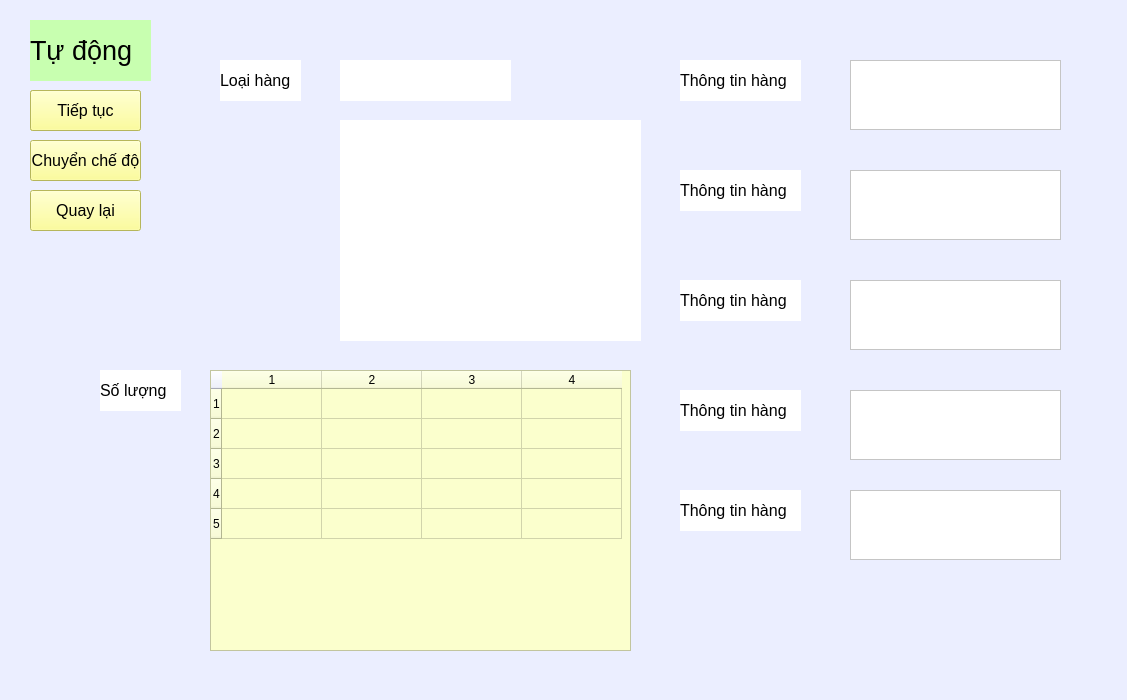
<?xml version="1.0" encoding="UTF-8"?>
<ui version="4.0">
 <class>Form</class>
 <widget class="QWidget" name="Form">
  <property name="geometry">
   <rect>
    <x>0</x>
    <y>0</y>
    <width>1127</width>
    <height>700</height>
   </rect>
  </property>
  <property name="windowTitle">
   <string>Form</string>
  </property>
  <property name="styleSheet">
   <string notr="true">background-color:rgb(235, 238, 255)</string>
  </property>
  <widget class="QLabel" name="lbl_auw_02">
   <property name="geometry">
    <rect>
     <x>220</x>
     <y>60</y>
     <width>81</width>
     <height>41</height>
    </rect>
   </property>
   <property name="font">
    <font>
     <pointsize>12</pointsize>
    </font>
   </property>
   <property name="styleSheet">
    <string notr="true">background-color:#fff;</string>
   </property>
   <property name="text">
    <string>Loại hàng</string>
   </property>
  </widget>
  <widget class="QLabel" name="lbl_auw_03">
   <property name="geometry">
    <rect>
     <x>340</x>
     <y>60</y>
     <width>171</width>
     <height>41</height>
    </rect>
   </property>
   <property name="font">
    <font>
     <pointsize>12</pointsize>
    </font>
   </property>
   <property name="styleSheet">
    <string notr="true">background-color:#fff;</string>
   </property>
   <property name="text">
    <string/>
   </property>
  </widget>
  <widget class="QPushButton" name="btn_auw_stop">
   <property name="geometry">
    <rect>
     <x>30</x>
     <y>90</y>
     <width>111</width>
     <height>41</height>
    </rect>
   </property>
   <property name="font">
    <font>
     <pointsize>12</pointsize>
    </font>
   </property>
   <property name="styleSheet">
    <string notr="true">background-color:rgb(255, 255, 127);</string>
   </property>
   <property name="text">
    <string>Tạm dừng</string>
   </property>
  </widget>
  <widget class="QPushButton" name="btn_auw_back">
   <property name="geometry">
    <rect>
     <x>30</x>
     <y>190</y>
     <width>111</width>
     <height>41</height>
    </rect>
   </property>
   <property name="font">
    <font>
     <pointsize>12</pointsize>
    </font>
   </property>
   <property name="styleSheet">
    <string notr="true">background-color:rgb(255, 255, 127);</string>
   </property>
   <property name="text">
    <string>Quay lại</string>
   </property>
  </widget>
  <widget class="QPushButton" name="btn_auw_change">
   <property name="geometry">
    <rect>
     <x>30</x>
     <y>140</y>
     <width>111</width>
     <height>41</height>
    </rect>
   </property>
   <property name="font">
    <font>
     <pointsize>12</pointsize>
    </font>
   </property>
   <property name="styleSheet">
    <string notr="true">background-color:rgb(255, 255, 127);</string>
   </property>
   <property name="text">
    <string>Chuyển chế độ</string>
   </property>
  </widget>
  <widget class="QLabel" name="lbl_auw3">
   <property name="geometry">
    <rect>
     <x>100</x>
     <y>370</y>
     <width>81</width>
     <height>41</height>
    </rect>
   </property>
   <property name="font">
    <font>
     <pointsize>12</pointsize>
    </font>
   </property>
   <property name="styleSheet">
    <string notr="true">background-color:#fff;</string>
   </property>
   <property name="text">
    <string>Số lượng</string>
   </property>
  </widget>
  <widget class="QLabel" name="lbl_auw_01">
   <property name="geometry">
    <rect>
     <x>30</x>
     <y>20</y>
     <width>121</width>
     <height>61</height>
    </rect>
   </property>
   <property name="font">
    <font>
     <pointsize>20</pointsize>
    </font>
   </property>
   <property name="styleSheet">
    <string notr="true">background-color:rgb(200, 255, 176);</string>
   </property>
   <property name="text">
    <string>Tự động</string>
   </property>
  </widget>
  <widget class="QPushButton" name="btn_auw_continue">
   <property name="geometry">
    <rect>
     <x>30</x>
     <y>90</y>
     <width>111</width>
     <height>41</height>
    </rect>
   </property>
   <property name="font">
    <font>
     <pointsize>12</pointsize>
    </font>
   </property>
   <property name="styleSheet">
    <string notr="true">background-color:rgb(255, 255, 127);</string>
   </property>
   <property name="text">
    <string>Tiếp tục</string>
   </property>
  </widget>
  <widget class="QTableWidget" name="tbl_quantity">
   <property name="geometry">
    <rect>
     <x>210</x>
     <y>370</y>
     <width>421</width>
     <height>281</height>
    </rect>
   </property>
   <property name="styleSheet">
    <string notr="true">background-color:rgb(251, 255, 205)</string>
   </property>
   <property name="rowCount">
    <number>5</number>
   </property>
   <property name="columnCount">
    <number>4</number>
   </property>
   <row/>
   <row/>
   <row/>
   <row/>
   <row/>
   <column/>
   <column/>
   <column/>
   <column/>
  </widget>
  <widget class="QLabel" name="lbl_img">
   <property name="geometry">
    <rect>
     <x>340</x>
     <y>120</y>
     <width>301</width>
     <height>221</height>
    </rect>
   </property>
   <property name="styleSheet">
    <string notr="true">background-color:#fff;</string>
   </property>
   <property name="text">
    <string/>
   </property>
  </widget>
  <widget class="QLabel" name="lbl_auw_3">
   <property name="geometry">
    <rect>
     <x>680</x>
     <y>60</y>
     <width>121</width>
     <height>41</height>
    </rect>
   </property>
   <property name="font">
    <font>
     <pointsize>12</pointsize>
    </font>
   </property>
   <property name="styleSheet">
    <string notr="true">background-color:#fff;</string>
   </property>
   <property name="text">
    <string>Thông tin hàng</string>
   </property>
  </widget>
  <widget class="QTextEdit" name="textEdit">
   <property name="geometry">
    <rect>
     <x>850</x>
     <y>60</y>
     <width>211</width>
     <height>70</height>
    </rect>
   </property>
   <property name="styleSheet">
    <string notr="true">background-color:#fff;</string>
   </property>
  </widget>
  <widget class="QTextEdit" name="textEdit_2">
   <property name="geometry">
    <rect>
     <x>850</x>
     <y>170</y>
     <width>211</width>
     <height>70</height>
    </rect>
   </property>
   <property name="styleSheet">
    <string notr="true">background-color:#fff;</string>
   </property>
  </widget>
  <widget class="QLabel" name="lbl_auw_4">
   <property name="geometry">
    <rect>
     <x>680</x>
     <y>170</y>
     <width>121</width>
     <height>41</height>
    </rect>
   </property>
   <property name="font">
    <font>
     <pointsize>12</pointsize>
    </font>
   </property>
   <property name="styleSheet">
    <string notr="true">background-color:#fff;</string>
   </property>
   <property name="text">
    <string>Thông tin hàng</string>
   </property>
  </widget>
  <widget class="QTextEdit" name="textEdit_3">
   <property name="geometry">
    <rect>
     <x>850</x>
     <y>280</y>
     <width>211</width>
     <height>70</height>
    </rect>
   </property>
   <property name="styleSheet">
    <string notr="true">background-color:#fff;</string>
   </property>
  </widget>
  <widget class="QLabel" name="lbl_auw_5">
   <property name="geometry">
    <rect>
     <x>680</x>
     <y>280</y>
     <width>121</width>
     <height>41</height>
    </rect>
   </property>
   <property name="font">
    <font>
     <pointsize>12</pointsize>
    </font>
   </property>
   <property name="styleSheet">
    <string notr="true">background-color:#fff;</string>
   </property>
   <property name="text">
    <string>Thông tin hàng</string>
   </property>
  </widget>
  <widget class="QTextEdit" name="textEdit_4">
   <property name="geometry">
    <rect>
     <x>850</x>
     <y>390</y>
     <width>211</width>
     <height>70</height>
    </rect>
   </property>
   <property name="styleSheet">
    <string notr="true">background-color:#fff;</string>
   </property>
  </widget>
  <widget class="QLabel" name="lbl_auw_6">
   <property name="geometry">
    <rect>
     <x>680</x>
     <y>390</y>
     <width>121</width>
     <height>41</height>
    </rect>
   </property>
   <property name="font">
    <font>
     <pointsize>12</pointsize>
    </font>
   </property>
   <property name="styleSheet">
    <string notr="true">background-color:#fff;</string>
   </property>
   <property name="text">
    <string>Thông tin hàng</string>
   </property>
  </widget>
  <widget class="QTextEdit" name="textEdit_5">
   <property name="geometry">
    <rect>
     <x>850</x>
     <y>490</y>
     <width>211</width>
     <height>70</height>
    </rect>
   </property>
   <property name="styleSheet">
    <string notr="true">background-color:#fff;</string>
   </property>
  </widget>
  <widget class="QLabel" name="lbl_auw_7">
   <property name="geometry">
    <rect>
     <x>680</x>
     <y>490</y>
     <width>121</width>
     <height>41</height>
    </rect>
   </property>
   <property name="font">
    <font>
     <pointsize>12</pointsize>
    </font>
   </property>
   <property name="styleSheet">
    <string notr="true">background-color:#fff;</string>
   </property>
   <property name="text">
    <string>Thông tin hàng</string>
   </property>
  </widget>
 </widget>
 <resources/>
 <connections/>
</ui>
